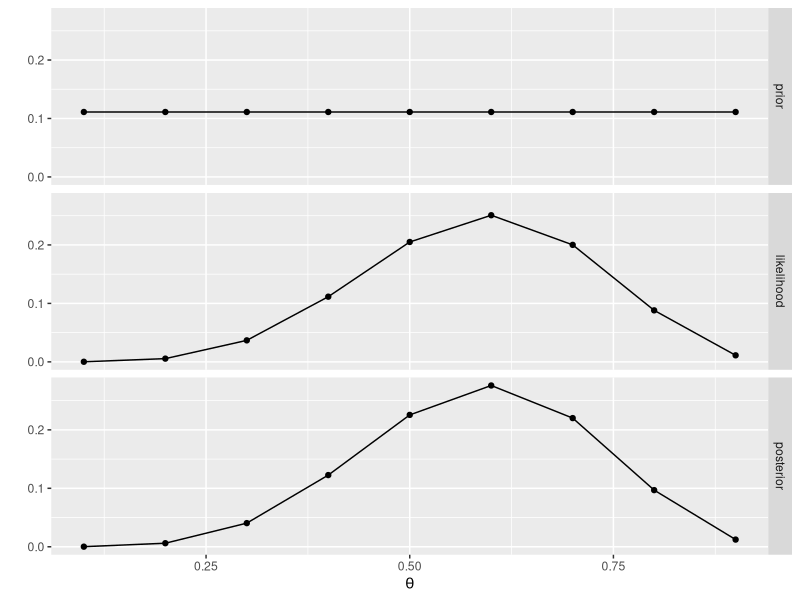
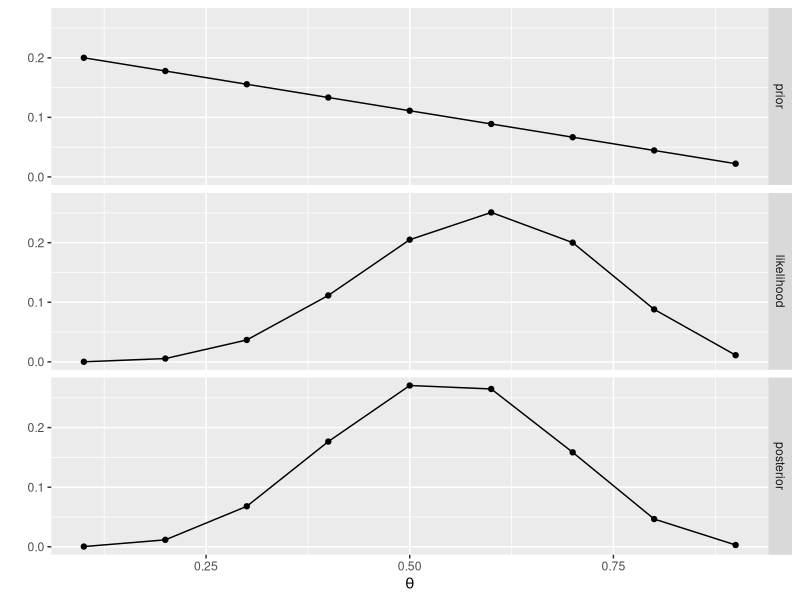
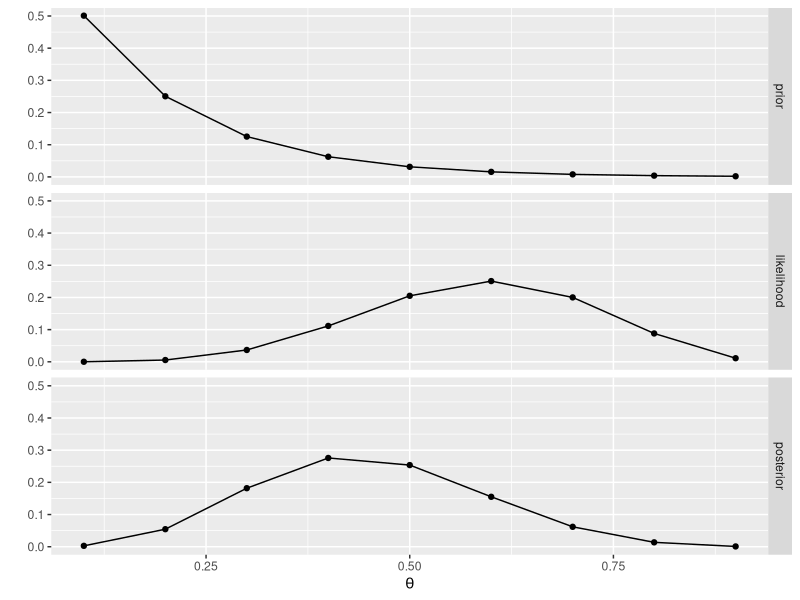
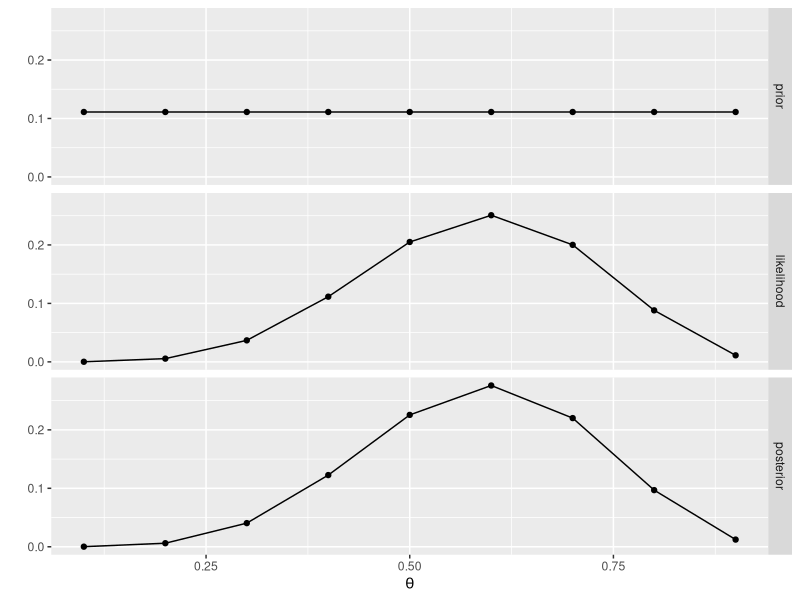
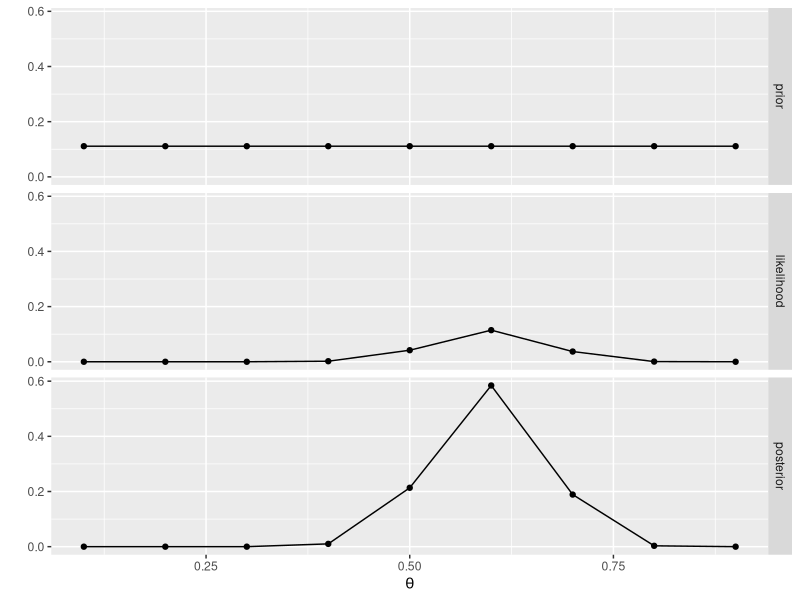
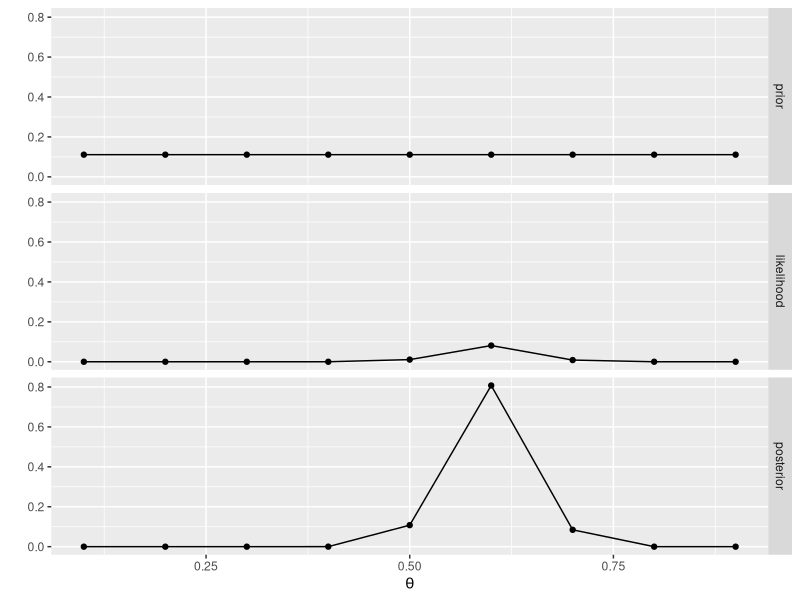
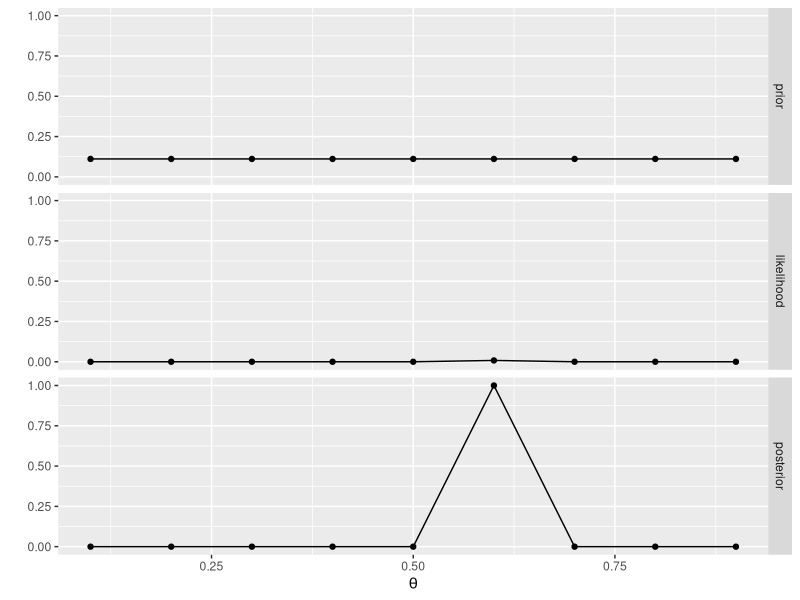
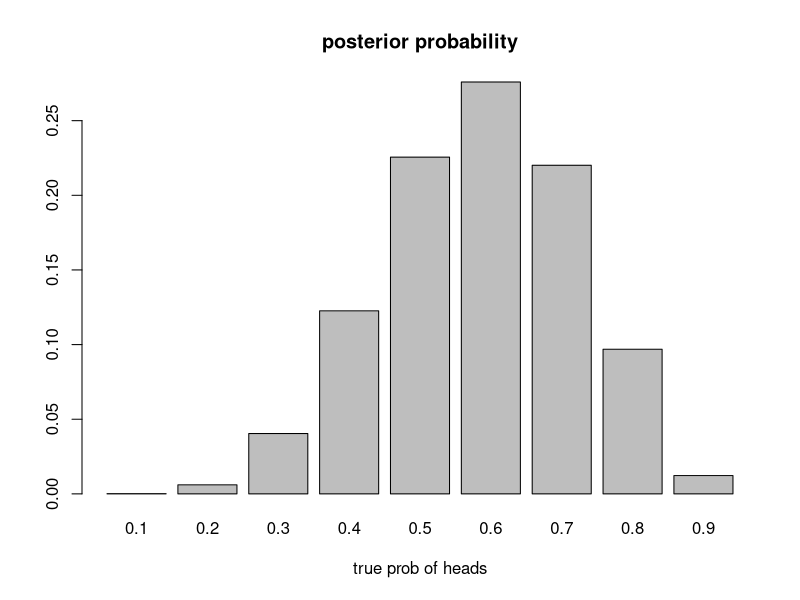

The R script that drew these images, in order:
## ---- chunk 1
fig.dim <- 4
knitr::opts_chunk$set(fig.width=2*fig.dim,
                      fig.height=fig.dim,
                      fig.cap="",
                      fig.align='center')
set.seed(23)
library(tidyverse)
library(patchwork)
library(matrixStats)
## ---- chunk 2
df <- data.frame(
    theta = (1:9)/10,
    prior = rep(1/9, 9)
) |> mutate(
    likelihood = dbinom(6, size=10, prob=theta),
    posterior = prior*likelihood/sum(prior*likelihood)
)

plot_post <- function (df) {
    df |> pivot_longer(cols=c(prior, likelihood, posterior)) |>
        mutate(name=factor(name, levels=c("prior", "likelihood", "posterior"))) |>
        ggplot(aes(x=theta, y=value)) + geom_point() + geom_line() +
        labs(x=expression(theta), y='') + facet_grid(name ~ .)
}
plot_post(df)
## ---- chunk 3
df <- df |> mutate(
    prior = (9:1)/45,
    posterior = prior*likelihood/sum(prior*likelihood)
)

plot_post(df)
## ---- chunk 4
df <- df |> mutate(
    prior = 2^(8:0)/511,
    posterior = prior*likelihood/sum(prior*likelihood)
)

plot_post(df)
## ---- chunk 5
df <- df |> mutate(
    prior = rep(1/9, 9),
    likelihood = dbinom(6, size=10, prob=theta),
    posterior = prior*likelihood/sum(prior*likelihood)
)

plot_post(df)
## ---- chunk 6
df <- df |> mutate(
    likelihood = dbinom(30, size=50, prob=theta),
    posterior = prior*likelihood/sum(prior*likelihood)
)

plot_post(df)
## ---- chunk 7
df <- df |> mutate(
    likelihood = dbinom(60, size=100, prob=theta),
    posterior = prior*likelihood/sum(prior*likelihood)
)

plot_post(df)
## ---- chunk 8
df <- df |> mutate(
    likelihood = dbinom(6000, size=10000, prob=theta),
    posterior = prior*likelihood/sum(prior*likelihood)
)

plot_post(df)
## ---- chunk 9
theta <- (1:9)/10
prior <- rep(1/9, 9)
likelihood <- dbinom(6, size=10, prob=theta)
posterior <- prior*likelihood/sum(prior*likelihood)
names(posterior) <- theta
barplot(posterior, xlab='true prob of heads', main='posterior probability')
## ---- chunk 10
shadecurve <- function (pf, xlim, plot=TRUE, xlab='', ylab='', main='', yaxt='n',
                        border="black", col=adjustcolor(border, 0.25), ...) {
    x <- seq(xlim[1], xlim[2], length.out=401)
    mids <- x[-1] - diff(x)/2
    df <- diff(pf(x, ...))
    if (plot) { plot(0, type='n', xlim=range(x), ylim=range(df),
                     main=main, xlab=xlab, ylab=ylab, yaxt=yaxt) }
    polygon(c(mids, x[length(x)], x[1]), c(df, 0, 0), col=col, border=border) 
    return(invisible(list(x=x, y=df)))
}

a <- 20
b <- 40
par(mar=c(3,1,3,0)+.1)
xy <- shadecurve(pbeta, c(0, 1), shape1=a, shape2=b, border="blue", xlab='', ylab='')
title(main="Beta(α, β)")
abline(v=a/(a+b), lty=3, lwd=2)
text(x=a/(a+b)+0.05, y=max(xy$y)*0.8,
     labels=expression(mu == frac(alpha,alpha+beta)), pos=4)
qy <- xy$y[findInterval(qbeta(0.05, a, b), xy$x)]
lines(x=xy$x[diff(xy$y > qy) != 0],
      y=rep(xy$y[diff(xy$y > qy) > 0], 2), lwd=2)
text(x=xy$x[diff(xy$y > qy) < 0],
     y=xy$y[diff(xy$y > qy) > 0],
     labels=expression(sqrt(frac(mu * (1-mu), alpha + beta + 1))), pos=4)
